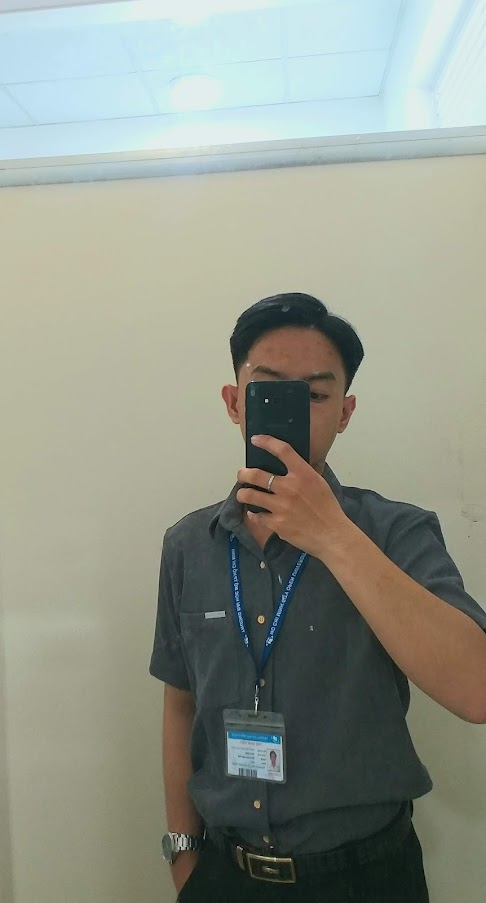
#> input picture DL/OpenCV/Module1/img/img1.jpg, 486 x 903 px, found by its file name
$ python 5.edge.py
#> lines starting #> are read from the running program, lines starting #| are printed output that depends on the picture; after the words box and inside, x2 and y2 are one past the last pixel; in counts of white or black regions, pixels touching at a corner belong together
import numpy as np
import cv2 as cv
from matplotlib import pyplot as plt

Img = cv.imread("D:/2-bai tap cua dev/PythonAI/AI/DL/OpenCV/Module1/img/img1.jpg", cv.IMREAD_ANYCOLOR)
#> Img is the input picture: shape (903, 486, 3); mean B, G, R 138, 149.9, 144.9

blur = cv.GaussianBlur(Img, (3,3), cv.BORDER_DEFAULT)
edges = cv.Canny(blur, 50, 150)
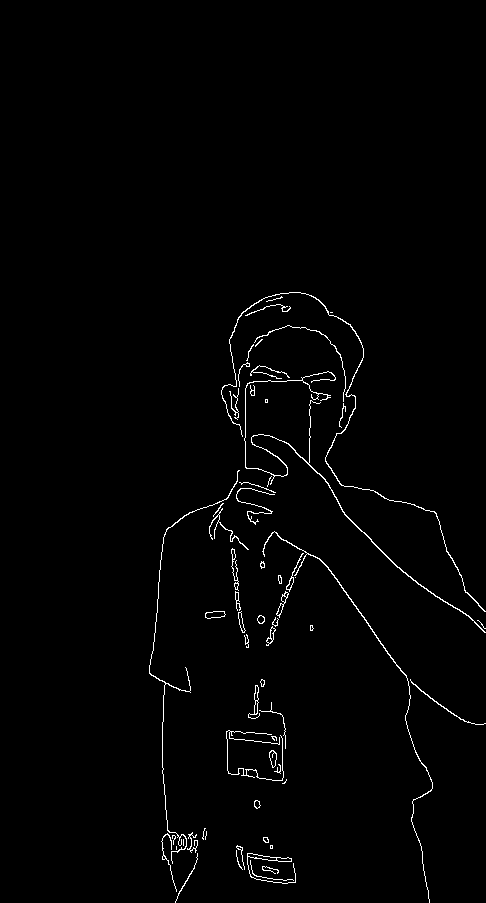
#> edges: shape (903, 486); 1.3% white in thin lines or dots, all inside (x1, y1, x2, y2) = (149, 292, 486, 903)

cols, rows = Img.shape[0:2]
#> cols = 903; rows = 486
# print(h, w)

pts1 = np.float32([[211, 701],[221, 777], [292, 707], [287, 777]])

# plt.imshow(Img)
# plt.show()

M = cv.getPerspectiveTransform(pts1, pts1)
dst = cv.warpPerspective(Img,M,(cols,rows))
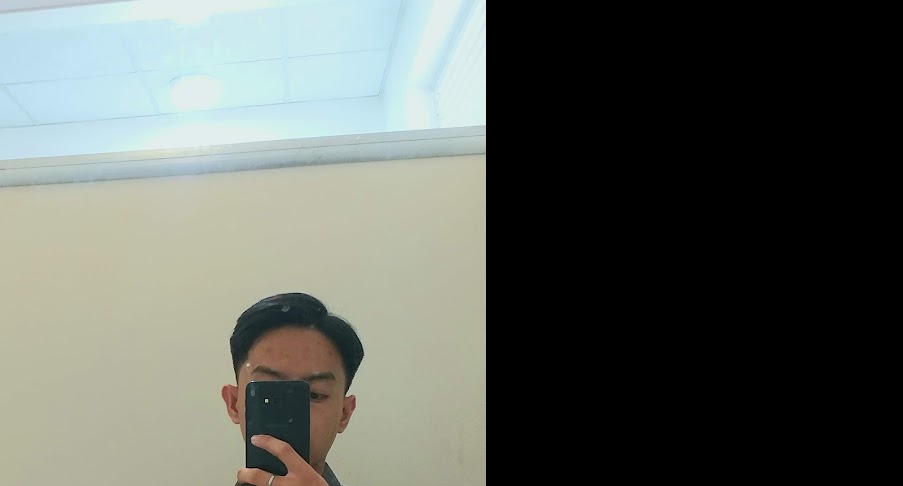
#> dst: shape (486, 903, 3); mean B, G, R 95.9, 101.9, 97.3

# M = cv.getRotationMatrix2D(((cols-1)/2.0,(rows-1)/2.0),90,1)
# dst = cv.warpAffine(Img,M,(cols,rows))

cv.imshow("test", edges)
cv.waitKey(0)
cv.destroyAllWindows()

$ run again, with DL/OpenCV/Module1/img/img2.jpg copied over DL/OpenCV/Module1/img/img1.jpg
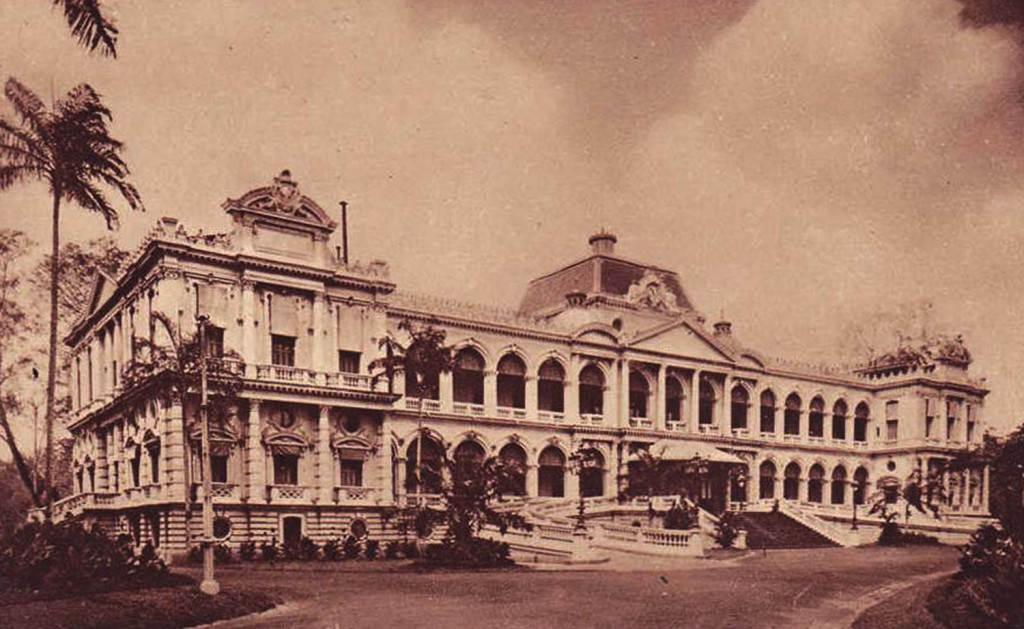
#> input picture DL/OpenCV/Module1/img/img2.jpg, 1024 x 629 px, found by its file name
#> Img is the input picture: shape (629, 1024, 3); mean B, G, R 105.6, 122.1, 161.7
#> `edges = cv.Canny(blur, 50, 150)`:
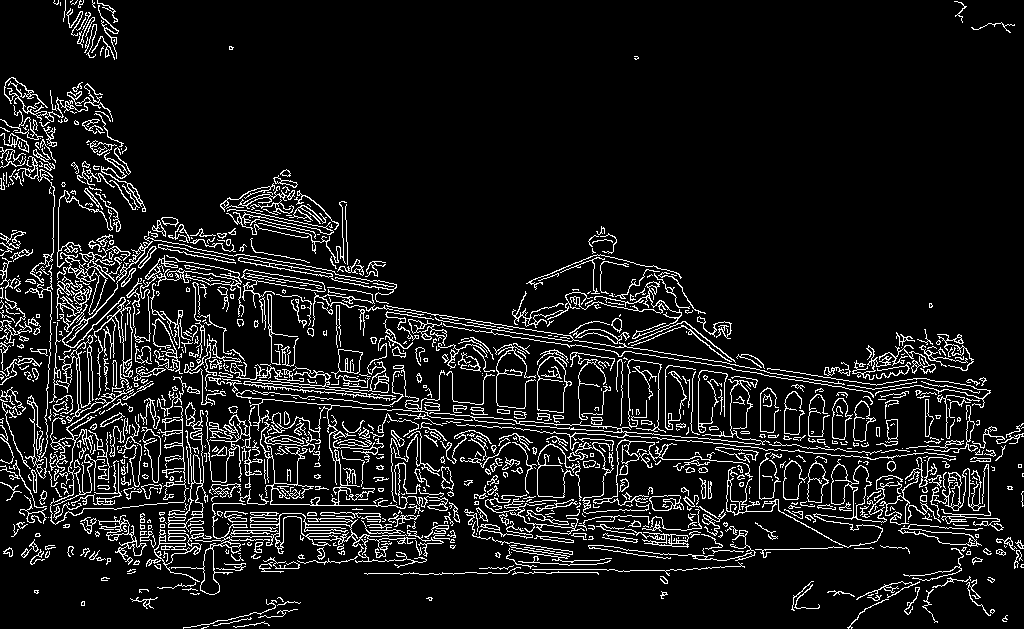
#> edges: shape (629, 1024); 9.4% white in thin lines or dots
#> `dst = cv.warpPerspective(Img,M,(cols,rows))`:
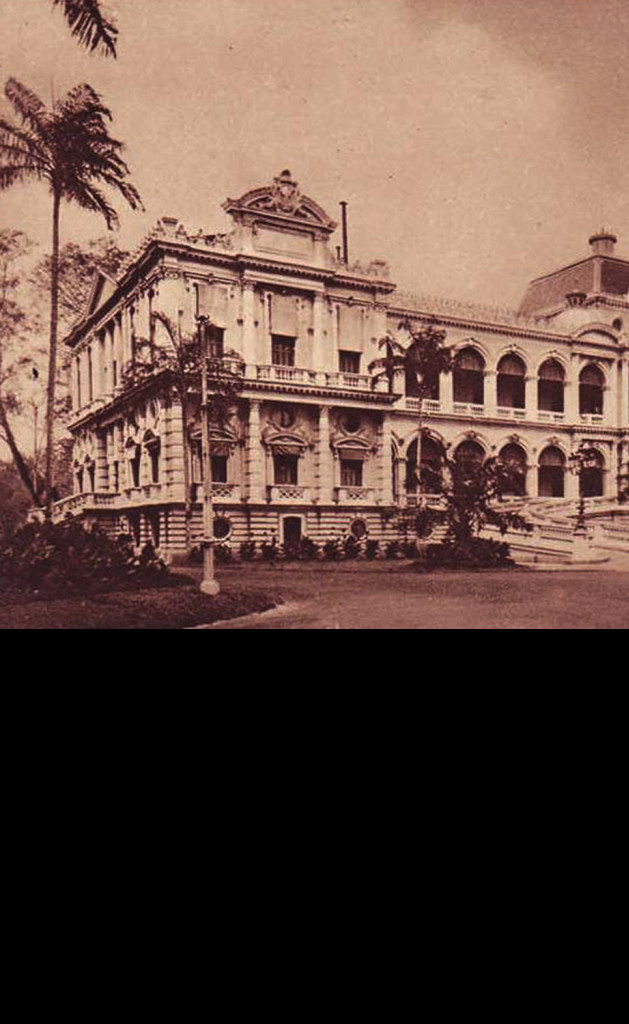
#> dst: shape (1024, 629, 3); mean B, G, R 64.1, 73.8, 97.7

$ run again, with DL/OpenCV/Module1/img/img3.jpg copied over DL/OpenCV/Module1/img/img1.jpg
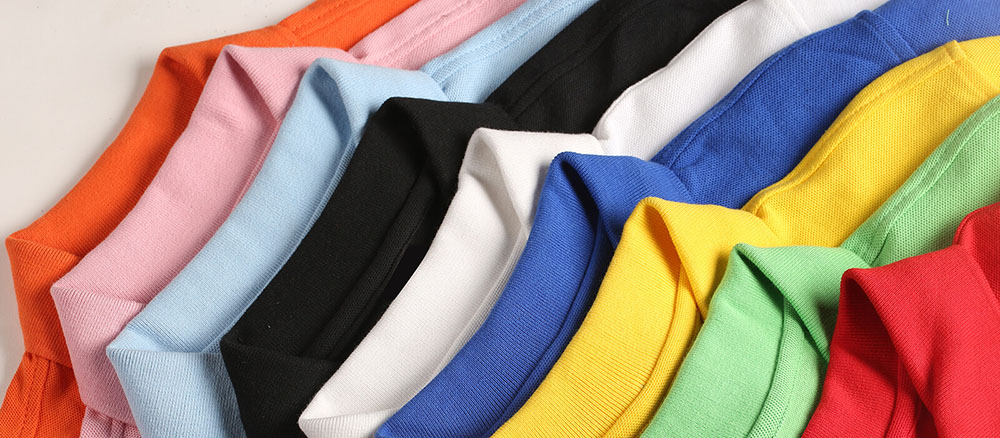
#> input picture DL/OpenCV/Module1/img/img3.jpg, 1000 x 438 px, found by its file name
#> Img is the input picture: shape (438, 1000, 3); mean B, G, R 124, 138.2, 161.6
#> `edges = cv.Canny(blur, 50, 150)`:
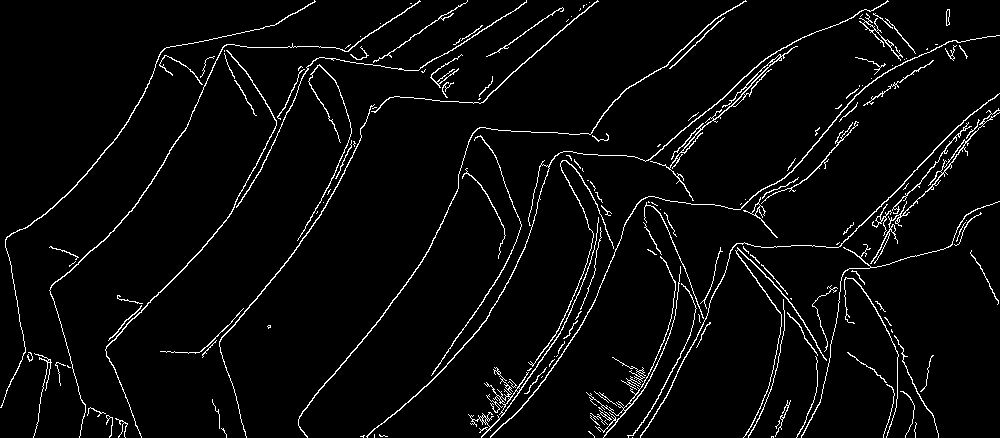
#> edges: shape (438, 1000); 4% white in thin lines or dots
#> `dst = cv.warpPerspective(Img,M,(cols,rows))`:
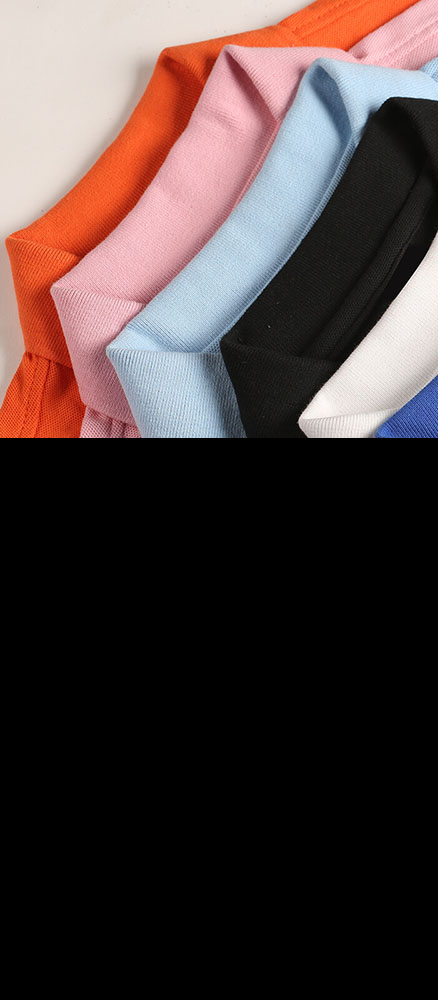
#> dst: shape (1000, 438, 3); mean B, G, R 59.2, 60.4, 74.7

$ run again, with DL/OpenCV/Module1/img/img5.jpg copied over DL/OpenCV/Module1/img/img1.jpg
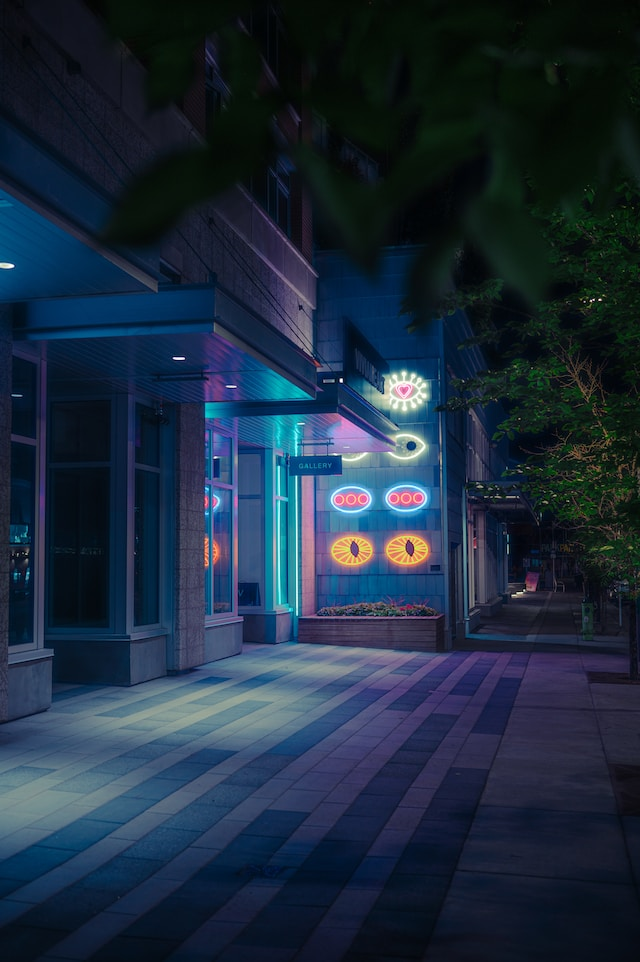
#> input picture DL/OpenCV/Module1/img/img5.jpg, 640 x 962 px, found by its file name
#> Img is the input picture: shape (962, 640, 3); mean B, G, R 61.1, 43.8, 28.3
#> `edges = cv.Canny(blur, 50, 150)`:
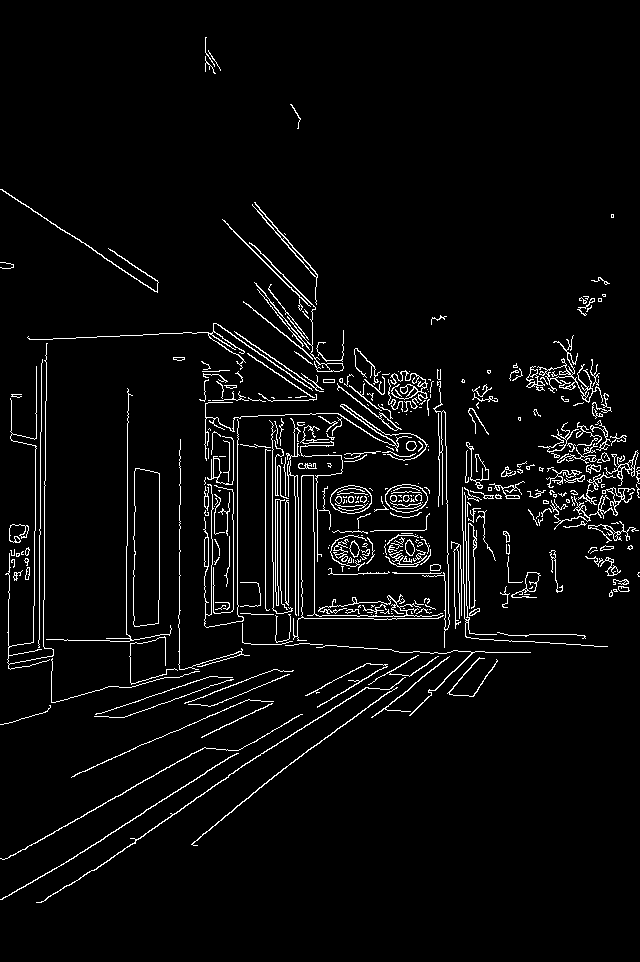
#> edges: shape (962, 640); 4.1% white in thin lines or dots
#> `dst = cv.warpPerspective(Img,M,(cols,rows))`:
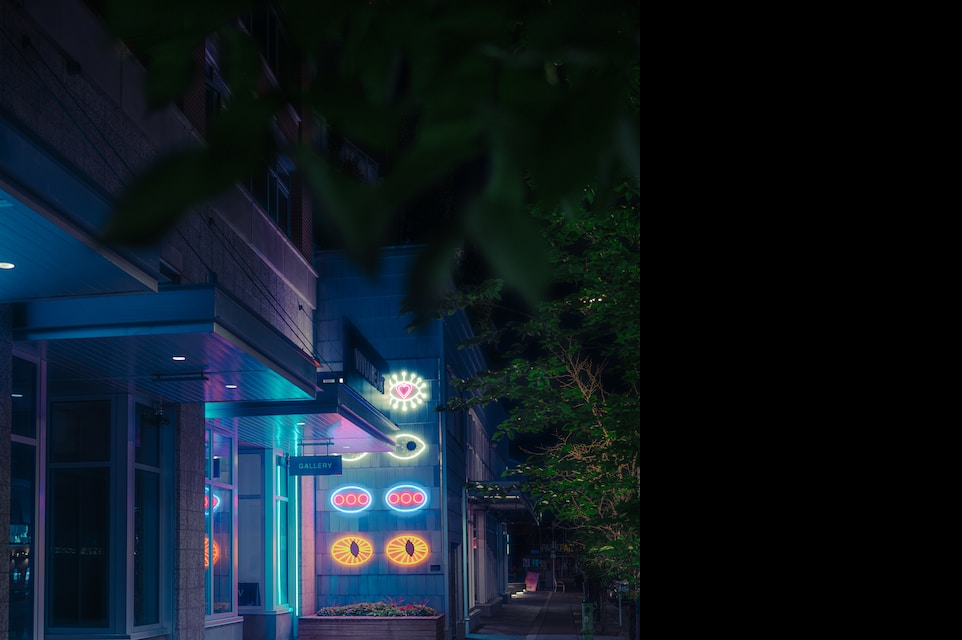
#> dst: shape (640, 962, 3); mean B, G, R 35.1, 26.3, 15.4
